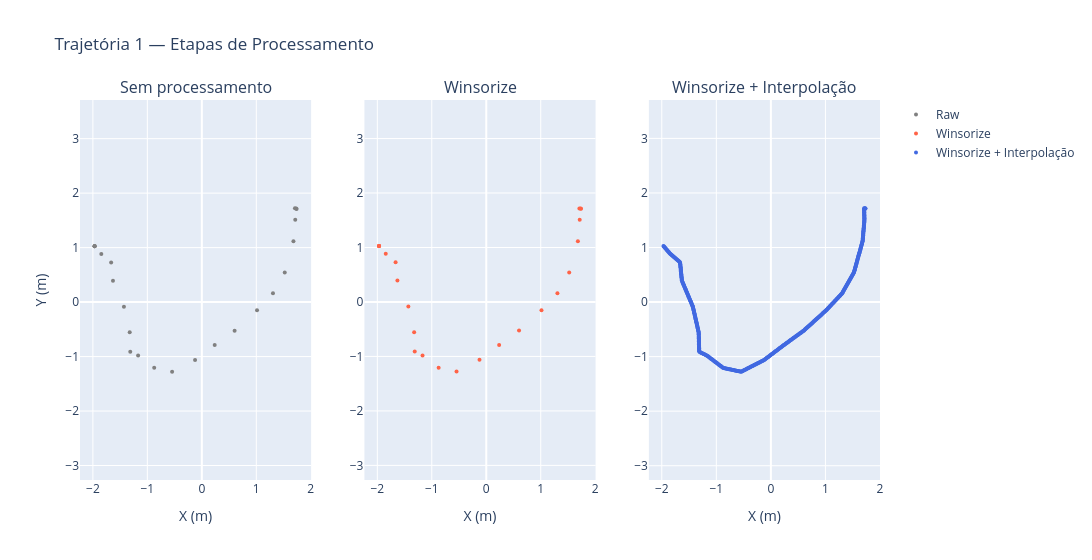

Source (notebook cell):
### Markdown cell above
**Verificação — Trajetórias 2 câmeras (winsorize):** comparação entre sem processamento, winsorize e após interpolação.

### Code cell
_df = paths_df[0]
_raw_x = _df['pos_x'].values
_raw_y = _df['pos_y'].values

_wins_x = np.array(winsorize(_df['pos_x'], limits=(0.01, 0.00)))
_wins_y = np.array(winsorize(_df['pos_y'], limits=(0.0, 0.05)))

_interp_x, _interp_y = paths_winsorized_2cam[0]

fig = make_subplots(rows=1, cols=3, subplot_titles=[
    "Sem processamento",
    "Winsorize",
    "Winsorize + Interpolação"
])

fig.add_trace(go.Scatter(
    x=_raw_x, y=_raw_y,
    mode='markers', name='Raw',
    marker=dict(color='gray', size=4)
), row=1, col=1)

fig.add_trace(go.Scatter(
    x=_wins_x, y=_wins_y,
    mode='markers', name='Winsorize',
    marker=dict(color='tomato', size=4)
), row=1, col=2)

fig.add_trace(go.Scatter(
    x=_interp_x, y=_interp_y,
    mode='markers', name='Winsorize + Interpolação',
    marker=dict(color='royalblue', size=4)
), row=1, col=3)

fig.update_xaxes(title_text='X (m)')
fig.update_yaxes(title_text='Y (m)', scaleanchor='x',  row=1, col=1)
fig.update_yaxes(scaleanchor='x2', row=1, col=2)
fig.update_yaxes(scaleanchor='x3', row=1, col=3)
fig.update_layout(title='Trajetória 1 — Etapas de Processamento', hovermode='closest', width=1300)
fig.show()

### Figure 1 — Plotly figure (JSON) as saved in the notebook; plotly's stock layout.template omitted (floating-point values rounded to 4 significant figures; data arrays with more than 128 entries replaced by an {"elided": "..."} marker saying what was removed)
{"data": [{"marker": {"color": "gray", "size": 4}, "mode": "markers", "name": "Raw", "type": "scatter", "x": [-1.969, -1.969, -1.968, -1.968, -1.845, -1.665, -1.631, -1.43, -1.324, -1.313, -1.17, -0.8743, -0.5455, -0.1243, 0.2362, 0.6018, 1.013, 1.306, 1.522, 1.682, 1.715, 1.71, 1.739, 1.733], "xaxis": "x", "y": [1.027, 1.027, 1.028, 1.028, 0.8837, 0.7281, 0.3937, -0.085, -0.5538, -0.9109, -0.9822, -1.207, -1.277, -1.062, -0.7893, -0.5242, -0.1515, 0.1603, 0.5425, 1.116, 1.511, 1.721, 1.711, 1.717], "yaxis": "y"}, {"marker": {"color": "tomato", "size": 4}, "mode": "markers", "name": "Winsorize", "type": "scatter", "x": [-1.969, -1.969, -1.968, -1.968, -1.845, -1.665, -1.631, -1.43, -1.324, -1.313, -1.17, -0.8743, -0.5455, -0.1243, 0.2362, 0.6018, 1.013, 1.306, 1.522, 1.682, 1.715, 1.71, 1.739, 1.733], "xaxis": "x2", "y": [1.027, 1.027, 1.028, 1.028, 0.8837, 0.7281, 0.3937, -0.085, -0.5538, -0.9109, -0.9822, -1.207, -1.277, -1.062, -0.7893, -0.5242, -0.1515, 0.1603, 0.5425, 1.116, 1.511, 1.717, 1.711, 1.717], "yaxis": "y2"}, {"marker": {"color": "royalblue", "size": 4}, "mode": "markers", "name": "Winsorize + Interpolação", "type": "scatter", "x": {"elided": "500 float values"}, "xaxis": "x3", "y": {"elided": "500 float values"}, "yaxis": "y3"}], "layout": {"annotations": [{"font": {"size": 16}, "showarrow": false, "text": "Sem processamento", "x": 0.1444, "xanchor": "center", "xref": "paper", "y": 1, "yanchor": "bottom", "yref": "paper"}, {"font": {"size": 16}, "showarrow": false, "text": "Winsorize", "x": 0.5, "xanchor": "center", "xref": "paper", "y": 1, "yanchor": "bottom", "yref": "paper"}, {"font": {"size": 16}, "showarrow": false, "text": "Winsorize + Interpolação", "x": 0.8556, "xanchor": "center", "xref": "paper", "y": 1, "yanchor": "bottom", "yref": "paper"}], "hovermode": "closest", "title": {"text": "Trajetória 1 — Etapas de Processamento"}, "width": 1300, "xaxis": {"anchor": "y", "domain": [0, 0.2889], "title": {"text": "X (m)"}}, "xaxis2": {"anchor": "y2", "domain": [0.3556, 0.6444], "title": {"text": "X (m)"}}, "xaxis3": {"anchor": "y3", "domain": [0.7111, 1], "title": {"text": "X (m)"}}, "yaxis": {"anchor": "x", "domain": [0, 1], "scaleanchor": "x", "title": {"text": "Y (m)"}}, "yaxis2": {"anchor": "x2", "domain": [0, 1], "scaleanchor": "x2"}, "yaxis3": {"anchor": "x3", "domain": [0, 1], "scaleanchor": "x3"}}}
